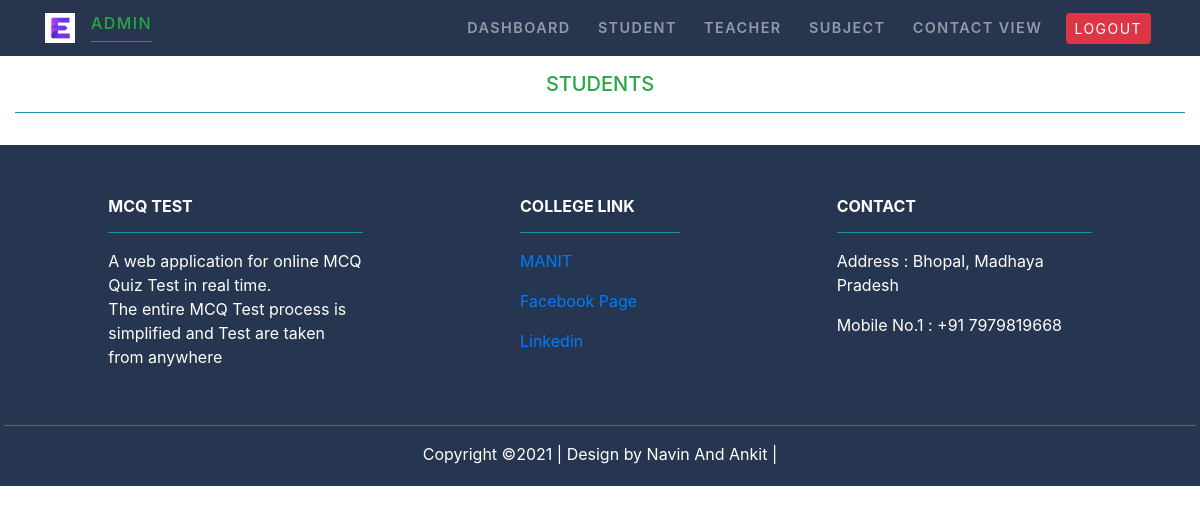
The app's page /Adminstudent/, older data.
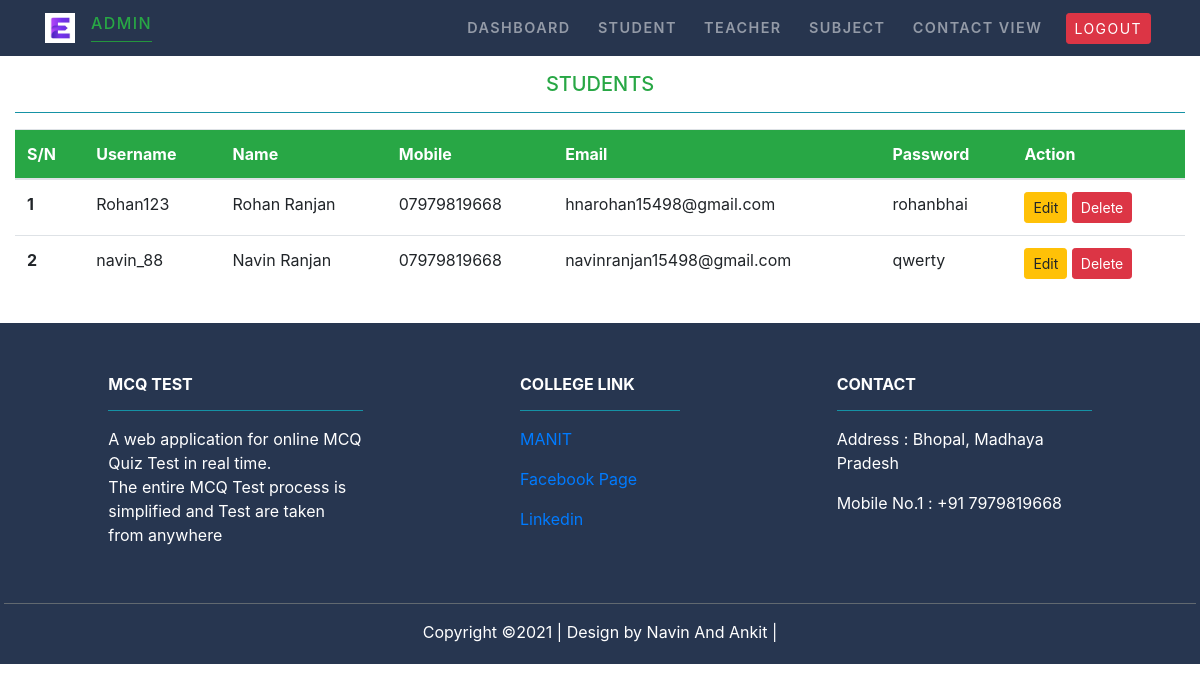
The same page, newer data.
### Student/models.py (models this page shows, shortened)
class Student(models.Model):
    username=models.CharField(max_length=20, unique=True)
    name=models.CharField(max_length=50)
    email=models.EmailField(max_length=100)
    mobile= models.CharField(max_length=11)
    password=models.CharField(max_length=30)

### MCQ_Test/views.py (the view)
# urls.py: path('Adminstudent/', views.admin_student,name="adminstudent"),
def admin_student(request):
    st=Student.objects.all()
    return render(request,'MCQ_Test/adminstudent.html',{'stu':st})

### MCQ_Test/templates/MCQ_Test/adminstudent.html (shortened to what this page needs)
{% extends 'MCQ_Test/adminbase.html' %}
{% load static %}
{% block content %}
<div class="py-3">
<div class=" container-fluid">
<div class="text-center text-success">
<h5>STUDENTS</h5>
<hr class="bg-info">
</div>
{% if stu %}
<table class="table">
  <thead class="bg-success text-white">
    <tr>
      <th scope="col">S/N</th>
      <th scope="col">Username</th>
      <th scope="col">Name</th>
      <th scope="col">Mobile</th>
      <th scope="col">Email</th>
      <th scope="col">Password</th>
      <th scope="col">Action</th>
    </tr>
  </thead>
  <tbody>
  {% for s in  stu %}
    <tr>
      <th scope="row">{{s.id}}</th>
      <td>{{s.username}}</td>
      <td>{{s.name}}</td>
      <td>{{s.mobile}}</td>
      <td>{{s.email}}</td>
      <td>{{s.password}}</td>
      <td>
          <a href="{% url 'editstudent' s.id %}" class='btn btn-warning btn-sm'>Edit</a>
          <form action="{% url 'deletestudent' s.id %}" method="POST" class='d-inline'>
            <input type="submit" class="btn btn-danger btn-sm" value="Delete">
          </form>
      </td>
    </tr>
  {% endfor %}
  </tbody>
</table>
{% endif %}
</div>
</div>
{% endblock content %}

Row changes from the older to the newer data that the page shows:
added Student: id "1", username "Rohan123", name "Rohan Ranjan", mobile "07979819668", email "hnarohan15498@gmail.com", password "rohanbhai"
added Student: id "2", username "navin_88", name "Navin Ranjan", mobile "07979819668", email "navinranjan15498@gmail.com", password "qwerty"
Text that changed along with them:
text now shown: "S/N Username Name Mobile Email Password Action"
